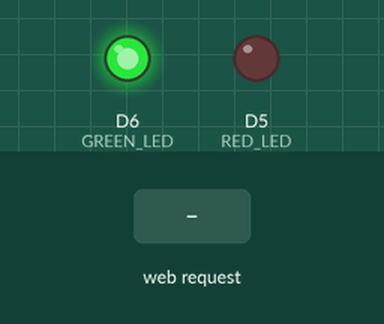
A sketch run on a simulated ESP8266 (NodeMCU). Shown: output pins drawn as LEDs (lit = HIGH). Wiring (inferred from the names in the program): 2 × IR receiver: data D3 / data D1. Inputs (shaded band) come from the test bench. WiFi joins after 1.5 s; servers stay silent unless stated; uploads are accepted with an empty reply; what the sketch prints to the serial monitor is not drawn.

Above: at 2.7 s.
2.8 s: HTTP request GET /update?state=ON received
At 3.3 s:
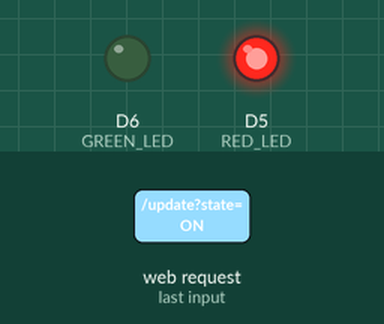
4.3 s: HTTP request GET /update received
At 5.7 s:
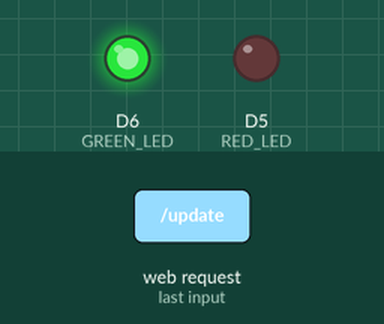
Timing chart, 0 to 7.3 s (numbered marks = the images above; inputs shaded):
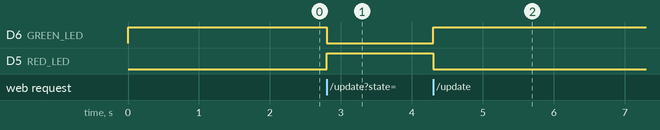

The sketch:

final_slave_Overtake_Assistor.ino
```cpp
//slave car harshini

#include <ESP8266WiFi.h>
#include <ESP8266WebServer.h>
#include <ESP8266HTTPClient.h>

#define IR_SENSOR_1 D1
#define IR_SENSOR_2 D3
#define RED_LED D5
#define GREEN_LED D6

const char* ssid = "CG";
const char* password = "robotics1234";

ESP8266WebServer server(80);
WiFiClient wifiClient;

bool lastIRState = HIGH;
bool remoteCarDetected = false;

void updateLEDs(bool localDetected, bool remoteDetected) {
  if (localDetected || remoteDetected) {
    digitalWrite(RED_LED, HIGH);
    digitalWrite(GREEN_LED, LOW);
  } else {
    digitalWrite(RED_LED, LOW);
    digitalWrite(GREEN_LED, HIGH);
  }
}

void handleUpdate() {
  String state = server.arg("state");
  remoteCarDetected = (state == "ON");

  bool localDetected = (digitalRead(IR_SENSOR_1) == LOW || digitalRead(IR_SENSOR_2) == LOW);
  updateLEDs(localDetected, remoteCarDetected);

  server.send(200, "text/plain", "OK");
  Serial.print("Received from Master: ");
  Serial.println(state);
}

void setup() {
  Serial.begin(115200);
  pinMode(IR_SENSOR_1, INPUT);
  pinMode(IR_SENSOR_2, INPUT);
  pinMode(RED_LED, OUTPUT);
  pinMode(GREEN_LED, OUTPUT);

  digitalWrite(RED_LED, LOW);
  digitalWrite(GREEN_LED, HIGH);

  WiFi.begin(ssid, password);
  while (WiFi.status() != WL_CONNECTED) {
    delay(500);
    Serial.print(".");
  }
  Serial.println("\nConnected to Master");

  server.on("/update", handleUpdate);
  server.begin();
}

void loop() {
  server.handleClient();

  bool currentIRState = (digitalRead(IR_SENSOR_1) == LOW || digitalRead(IR_SENSOR_2) == LOW);
  if (currentIRState != lastIRState) {
    lastIRState = currentIRState;

    String state = currentIRState ? "ON" : "OFF";

    HTTPClient http;
    http.begin(wifiClient, "http://192.168.4.1/update?state=" + state);
    int code = http.GET();
    http.end();

    Serial.print("Sent to Master: ");
    Serial.println(state);

    updateLEDs(currentIRState, remoteCarDetected);
  }
}
```

Measured:
- after the input at 2.8 s, D6 (GREEN_LED): HIGH → LOW at once; D5 (RED_LED): LOW → HIGH at once
- after the input at 4.3 s, D6 (GREEN_LED): LOW → HIGH at once; D5 (RED_LED): HIGH → LOW at once
